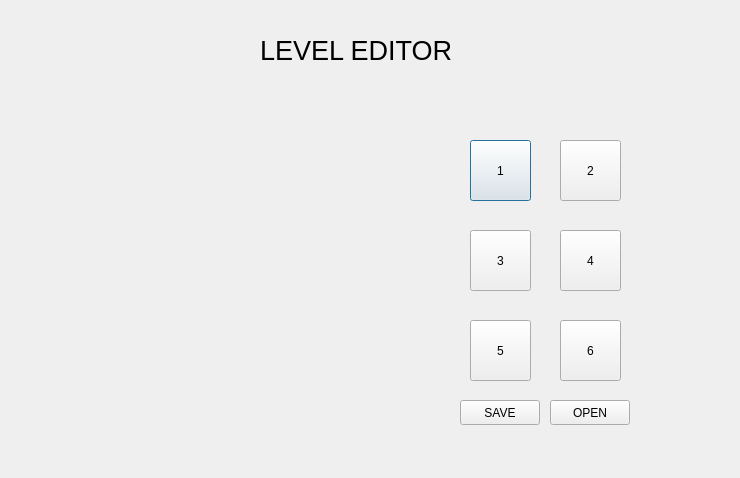
<?xml version="1.0" encoding="UTF-8"?>
<ui version="4.0">
 <class>Dialog</class>
 <widget class="QDialog" name="Dialog">
  <property name="enabled">
   <bool>true</bool>
  </property>
  <property name="geometry">
   <rect>
    <x>0</x>
    <y>0</y>
    <width>740</width>
    <height>478</height>
   </rect>
  </property>
  <property name="windowTitle">
   <string>Dialog</string>
  </property>
  <widget class="QWidget" name="centralWidget" native="true">
   <property name="geometry">
    <rect>
     <x>60</x>
     <y>70</y>
     <width>621</width>
     <height>381</height>
    </rect>
   </property>
   <widget class="QWidget" name="gridLayoutWidget">
    <property name="geometry">
     <rect>
      <x>20</x>
      <y>40</y>
      <width>321</width>
      <height>321</height>
     </rect>
    </property>
    <layout class="QGridLayout" name="gridLayout">
     <property name="spacing">
      <number>7</number>
     </property>
    </layout>
   </widget>
   <widget class="QPushButton" name="grassButton">
    <property name="geometry">
     <rect>
      <x>410</x>
      <y>70</y>
      <width>61</width>
      <height>61</height>
     </rect>
    </property>
    <property name="text">
     <string>1</string>
    </property>
    <property name="icon">
     <iconset>
      <normaloff>../build-QSceneView-Desktop_Qt_5_13_0_MinGW_64_bit-Debug/img/grass_tile.png</normaloff>../build-QSceneView-Desktop_Qt_5_13_0_MinGW_64_bit-Debug/img/grass_tile.png</iconset>
    </property>
    <property name="iconSize">
     <size>
      <width>64</width>
      <height>64</height>
     </size>
    </property>
    <property name="autoRepeat">
     <bool>false</bool>
    </property>
   </widget>
   <widget class="QPushButton" name="rockButton">
    <property name="geometry">
     <rect>
      <x>500</x>
      <y>70</y>
      <width>61</width>
      <height>61</height>
     </rect>
    </property>
    <property name="text">
     <string>2</string>
    </property>
    <property name="icon">
     <iconset>
      <normaloff>../build-QSceneView-Desktop_Qt_5_13_0_MinGW_64_bit-Debug/img/rock_tile.png</normaloff>../build-QSceneView-Desktop_Qt_5_13_0_MinGW_64_bit-Debug/img/rock_tile.png</iconset>
    </property>
    <property name="iconSize">
     <size>
      <width>64</width>
      <height>64</height>
     </size>
    </property>
   </widget>
   <widget class="QPushButton" name="empty_tile">
    <property name="geometry">
     <rect>
      <x>410</x>
      <y>160</y>
      <width>61</width>
      <height>61</height>
     </rect>
    </property>
    <property name="text">
     <string>3</string>
    </property>
    <property name="icon">
     <iconset>
      <normaloff>../build-QSceneView-Desktop_Qt_5_13_0_MinGW_64_bit-Debug/img/empty_tile.png</normaloff>../build-QSceneView-Desktop_Qt_5_13_0_MinGW_64_bit-Debug/img/empty_tile.png</iconset>
    </property>
    <property name="iconSize">
     <size>
      <width>64</width>
      <height>64</height>
     </size>
    </property>
   </widget>
   <widget class="QPushButton" name="pushButton_4">
    <property name="geometry">
     <rect>
      <x>500</x>
      <y>160</y>
      <width>61</width>
      <height>61</height>
     </rect>
    </property>
    <property name="text">
     <string>4</string>
    </property>
   </widget>
   <widget class="QPushButton" name="pushButton_5">
    <property name="geometry">
     <rect>
      <x>410</x>
      <y>250</y>
      <width>61</width>
      <height>61</height>
     </rect>
    </property>
    <property name="text">
     <string>5</string>
    </property>
   </widget>
   <widget class="QPushButton" name="pushButton_6">
    <property name="geometry">
     <rect>
      <x>500</x>
      <y>250</y>
      <width>61</width>
      <height>61</height>
     </rect>
    </property>
    <property name="text">
     <string>6</string>
    </property>
   </widget>
   <widget class="QPushButton" name="saveButton">
    <property name="geometry">
     <rect>
      <x>400</x>
      <y>330</y>
      <width>80</width>
      <height>25</height>
     </rect>
    </property>
    <property name="text">
     <string>SAVE</string>
    </property>
   </widget>
   <widget class="QPushButton" name="openButton">
    <property name="geometry">
     <rect>
      <x>490</x>
      <y>330</y>
      <width>80</width>
      <height>25</height>
     </rect>
    </property>
    <property name="text">
     <string>OPEN</string>
    </property>
   </widget>
  </widget>
  <widget class="QLabel" name="label">
   <property name="geometry">
    <rect>
     <x>260</x>
     <y>30</y>
     <width>231</width>
     <height>41</height>
    </rect>
   </property>
   <property name="sizePolicy">
    <sizepolicy hsizetype="Expanding" vsizetype="Expanding">
     <horstretch>0</horstretch>
     <verstretch>0</verstretch>
    </sizepolicy>
   </property>
   <property name="font">
    <font>
     <pointsize>20</pointsize>
    </font>
   </property>
   <property name="text">
    <string>LEVEL EDITOR</string>
   </property>
   <property name="alignment">
    <set>Qt::AlignJustify|Qt::AlignVCenter</set>
   </property>
  </widget>
 </widget>
 <layoutdefault spacing="6" margin="11"/>
 <resources/>
 <connections/>
</ui>
